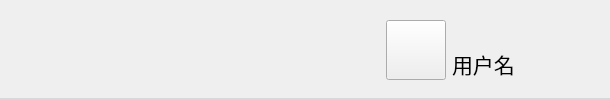
       <widget class="QWidget" name="logWidget" native="true">
        <property name="sizePolicy">
         <sizepolicy hsizetype="Preferred" vsizetype="Preferred">
          <horstretch>0</horstretch>
          <verstretch>0</verstretch>
         </sizepolicy>
        </property>
        <property name="minimumSize">
         <size>
          <width>0</width>
          <height>100</height>
         </size>
        </property>
        <property name="maximumSize">
         <size>
          <width>16777215</width>
          <height>100</height>
         </size>
        </property>
        <property name="styleSheet">
         <string notr="true">border-bottom: 2px solid rgb(216,216,216);</string>
        </property>
        <layout class="QHBoxLayout" name="horizontalLayout_4">
         <property name="leftMargin">
          <number>40</number>
         </property>
         <property name="topMargin">
          <number>20</number>
         </property>
         <property name="rightMargin">
          <number>8</number>
         </property>
         <property name="bottomMargin">
          <number>20</number>
         </property>
         <item>
          <widget class="QLabel" name="label">
           <property name="sizePolicy">
            <sizepolicy hsizetype="Preferred" vsizetype="Preferred">
             <horstretch>0</horstretch>
             <verstretch>0</verstretch>
            </sizepolicy>
           </property>
           <property name="minimumSize">
            <size>
             <width>300</width>
             <height>0</height>
            </size>
           </property>
           <property name="font">
            <font>
             <pointsize>30</pointsize>
            </font>
           </property>
           <property name="styleSheet">
            <string notr="true">border-image: url(:/picture/icons/LOGO.png);</string>
           </property>
           <property name="text">
            <string/>
           </property>
           <property name="alignment">
            <set>Qt::AlignCenter</set>
           </property>
          </widget>
         </item>
         <item>
          <spacer name="horizontalSpacer">
           <property name="orientation">
            <enum>Qt::Horizontal</enum>
           </property>
           <property name="sizeHint" stdset="0">
            <size>
             <width>40</width>
             <height>20</height>
            </size>
           </property>
          </spacer>
         </item>
         <item>
          <widget class="QPushButton" name="headBtn">
           <property name="sizePolicy">
            <sizepolicy hsizetype="Minimum" vsizetype="Expanding">
             <horstretch>0</horstretch>
             <verstretch>0</verstretch>
            </sizepolicy>
           </property>
           <property name="minimumSize">
            <size>
             <width>60</width>
             <height>0</height>
            </size>
           </property>
           <property name="styleSheet">
            <string notr="true">border-image: url(:/picture/icons/USER.png);</string>
           </property>
           <property name="text">
            <string/>
           </property>
          </widget>
         </item>
         <item>
          <widget class="QLabel" name="countLabel">
           <property name="minimumSize">
            <size>
             <width>150</width>
             <height>0</height>
            </size>
           </property>
           <property name="font">
            <font>
             <pointsize>16</pointsize>
             <weight>50</weight>
             <bold>false</bold>
            </font>
           </property>
           <property name="focusPolicy">
            <enum>Qt::ClickFocus</enum>
           </property>
           <property name="text">
            <string>用户名</string>
           </property>
           <property name="alignment">
            <set>Qt::AlignBottom|Qt::AlignLeading|Qt::AlignLeft</set>
           </property>
          </widget>
         </item>
        </layout>
       </widget>
